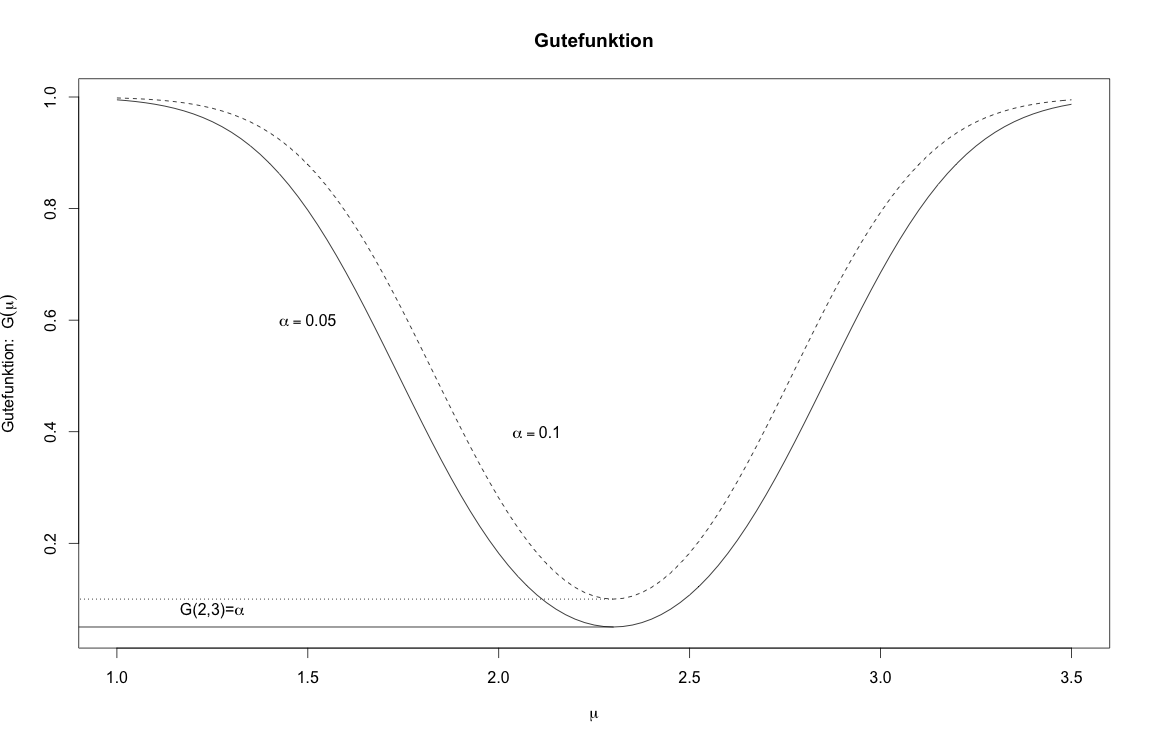

Write the R code that produced this figure.
# ------------------------------------------------------------------------------
# Project:     SRM - Stochastische Risikomodellierung und statistische Methoden
# ------------------------------------------------------------------------------
# Quantlet:    SRM_fig4.2
# ------------------------------------------------------------------------------
# Description: Plots the power functions of t test, with fixed u= 2.3 and 
#              different significant levels.
# ------------------------------------------------------------------------------
# Keywords:    t distribution, test, plot, student, Student,
#              graphical representation
# ------------------------------------------------------------------------------
# See also:
# ------------------------------------------------------------------------------
# Author:      Sandor
# ------------------------------------------------------------------------------

## clear history
rm(list = ls(all = TRUE))
graphics.off()

## Bild Gutefunktion
par(mfrow = c(1, 1))
WertMu0   = 2.3    #Erwartungswert in der Nullhypothese
WertSigma = 1.672  #Bekannte Standardabweichung
WertN     = 36
Alpha1    = 0.05   #Signifikanzniveau
U1        = qt(1 - Alpha1/2, WertN - 1)                          #Quantil
Lambda    = function(mu) sqrt(WertN) * (mu - WertMu0)/WertSigma  #Erwartungswert von T

## Definition der Funktion G
Fehler1 = function(mu) 1 - pt(U1, WertN - 1, Lambda(mu)) + 
          pt(-U1, WertN - 1, Lambda(mu))

## Zeichnung von Funktion G
curve(Fehler1, 1, 3.5, 
      ylab = expression(paste("Gutefunktion:  ", G(mu))), 
      xlab = expression(mu))

## Wie oben mit einem zweiten Signifikanzniveau
Alpha2  = 0.1
U2      = qt(1 - Alpha2/2, WertN - 1)
Fehler2 = function(mu) 1 - (pt( U2, WertN - 1, Lambda(mu)) - 
                            pt(-U2, WertN - 1, Lambda(mu)))

curve(Fehler2, 1, 3.5, add = TRUE, lty = 2)

## Beschriftung obere Funktion
text(1.5, 0.6, expression(alpha == 0.05))
## Beschriftung untere Funktion
text(2.1, 0.4, expression(alpha == 0.1))
segments(0, 0.05, 2.3, 0.05)        
segments(0, 0.1, 2.3, 0.1, lty = 3) 
text(1.25, 0.08, expression(paste("G(2,3)=", alpha)))
title("Gutefunktion")
